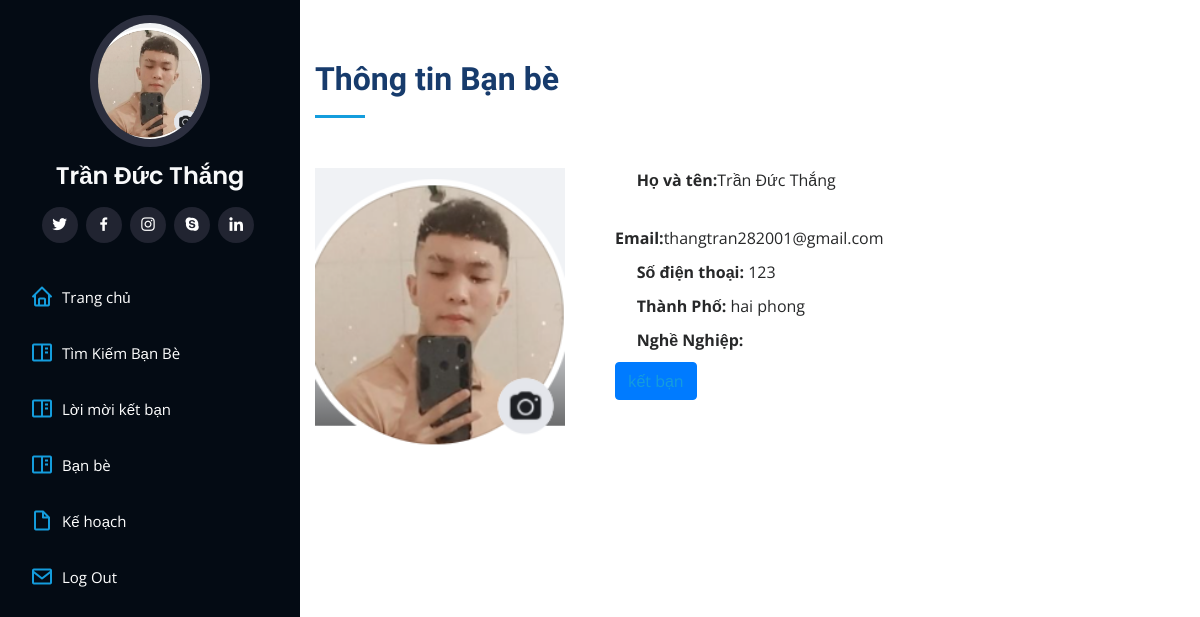
Page /friend.php?us_id=64 on the committed database.
### tables this page shows
CREATE TABLE `user` (
  `us_id` int(10) NOT NULL,
  `us_name` varchar(50) NOT NULL,
  `us_email` varchar(50) NOT NULL,
  `us_phone` varchar(20) NOT NULL,
  `us_city` varchar(50) NOT NULL,
  `us_career` varchar(50) NOT NULL,
  `us_resDate` date NOT NULL DEFAULT current_timestamp(),
  `avatar` varchar(255) DEFAULT NULL
);

### friend.php (the view, shortened to what this page needs)
<?php
$conn=mysqli_connect('localhost','root','','thicuoiki');
mysqli_set_charset($conn,"utf8");
if(isset($_GET['us_id'])) {
    $us_id = $_GET['us_id'];
$sql = "SELECT* from user WHERE us_id=$us_id";
$result = mysqli_query($conn,$sql);
}
if(mysqli_num_rows($result)>0){
    while($row = mysqli_fetch_assoc($result)){
?>
<!DOCTYPE html>
<html lang="en">
<head>
    <link href="assets/vendor/bootstrap/css/bootstrap.min.css" rel="stylesheet">
    <link href="assets/vendor/icofont/icofont.min.css" rel="stylesheet">
    <link href="assets/vendor/boxicons/css/boxicons.min.css" rel="stylesheet">
    <link href="assets/vendor/venobox/venobox.css" rel="stylesheet">
    <link href="assets/vendor/owl.carousel/assets/owl.carousel.min.css" rel="stylesheet">
    <link href="assets/vendor/aos/aos.css" rel="stylesheet">
    <link href="assets/css/style.css" rel="stylesheet">
</head>
<body>
    <header id="header">
        <div class="d-flex flex-column">
            <div class="profile">
                <img src="<?php echo $row['avatar']; ?> " alt="" class="img-fluid rounded-circle">
                <h1 class="text-light"><?php echo $row['us_name']; ?></h1>
                <div class="social-links mt-3 text-center">
                <a href="#" class="twitter"><i class="bx bxl-twitter"></i></a>
                    <a href="#" class="facebook"><i class="bx bxl-facebook"></i></a>
                    <a href="#" class="instagram"><i class="bx bxl-instagram"></i></a>
                    <a href="#" class="google-plus"><i class="bx bxl-skype"></i></a>
                    <a href="#" class="linkedin"><i class="bx bxl-linkedin"></i></a>
                </div>
            </div>
            <nav class="nav-menu">
                <ul>
                    <li class="active"><a href="index.php"><i class="bx bx-home"></i> <span>Trang chủ</span></a></li>
                    <li  class="active"><a href="search fr.php?us_id=<?php echo $row['us_id']; ?>"><i class="bx bx-book-content"></i>Tìm Kiếm Bạn Bè</a></li>
                    <li  class="active"><a href="kb.php"><i class="bx bx-book-content"></i>Lời mời kết bạn</a></li>
                    <li  class="active"><a href="list fr.php"><i class="bx bx-book-content"></i> Bạn bè</a></li>
                    <li  class="active"><a href="plan/plan.php"><i class="bx bx-file-blank"></i> <span>Kế hoạch</span></a></li>
                    <li  class="active"><a href="login.php"><i class="bx bx-envelope"></i>Log Out</a></li>
                </ul>
            </nav>
        </div>
    </header>
    <main id="main">
        <section id="about" class="about">
            <div class="container">
                <div class="section-title">
                    <h2>Thông tin Bạn bè</h2>
                </div>
                <div class="row">
                    <div class="col-lg-4" data-aos="fade-right">
                    <img  style = "width:250px" src="<?php echo $row['avatar']; ?>" alt="">
                    </div>
                    <div class="col-lg-8 pt-4 pt-lg-0 content "data-aos="fade-left">
                        <div class="row">
                            <div class="col-lg-6">
                                <ul>
                                    <li><i class="icofont-rounded-right"></i> <strong>Họ và tên:</strong><?php echo $row['us_name']; ?></li>
                                    <li><i class="icofont-rounded-right"></i> <strong>Email:</strong><?php echo $row['us_email']; ?></li>
                                    <li><i class="icofont-rounded-right"></i> <strong>Số điện thoại:</strong> <?php echo $row['us_phone']; ?></li>
                                    <li><i class="icofont-rounded-right"></i> <strong>Thành Phố:</strong> <?php echo $row['us_city']; ?></li>
                                    <li><i class="icofont-rounded-right"></i> <strong>Nghề Nghiệp:</strong><?php echo $row['us_career']; ?></li>
                                    <li><a href="process-send.php?us_id=<?php echo $row['us_id']; ?>"><button class="btn btn-primary">kết bạn</a></button></a><li>
                                </ul>
                                <?php
                                            }
                                     }
                                ?>
                            </div>
                            <div class="col-lg-6">
                            </div>
                        </div>
                    </div>
                </div>
            </div>
        </section>
    </main>
</body>
</html>

### assets/css/style.css (style rules this page uses)
body { font-family: "Open Sans", sans-serif; color: #272829; }
a { color: #149ddd; }
h1, h2, h3, h4, h5, h6 { font-family: "Raleway", sans-serif; }
#header { position: fixed; top: 0; left: 0; bottom: 0; width: 300px; transition: all ease-in-out 0.5s; z-index: 9997; transition: all 0.5s; padding: 0 15px; background: #040b14; overflow-y: auto; }
#header .profile img { margin: 15px auto; display: block; width: 120px; border: 8px solid #2c2f3f; }
#header .profile h1 { font-size: 24px; margin: 0; padding: 0; font-weight: 600; -moz-text-align-last: center; text-align-last: center; font-family: "Poppins", sans-serif; }
#header .profile .social-links a { font-size: 18px; display: inline-block; background: #212431; color: #fff; line-height: 1; padding: 8px 0; margin-right: 4px; border-radius: 50%; text-align: center; width: 36px; height: 36px; transition: 0.3s; }
#main { margin-left: 300px; }
.nav-menu { padding-top: 30px; }
.nav-menu * { margin: 0; padding: 0; list-style: none; }
.nav-menu>ul>li { position: relative; white-space: nowrap; }
.nav-menu a { display: flex; align-items: center; color: #a8a9b4; padding: 12px 15px; margin-bottom: 8px; transition: 0.3s; font-size: 15px; }
.nav-menu a i { font-size: 24px; padding-right: 8px; color: #6f7180; }
.nav-menu a:hover, .nav-menu .active>a, .nav-menu li:hover>a { text-decoration: none; color: #fff; }
.nav-menu a:hover i, .nav-menu .active>a i, .nav-menu li:hover>a i { color: #149ddd; }
section { padding: 60px 0; overflow: hidden; }
.section-title { padding-bottom: 30px; }
.section-title h2 { font-size: 32px; font-weight: bold; margin-bottom: 20px; padding-bottom: 20px; position: relative; color: #173b6c; }
.section-title h2::after { content: ''; position: absolute; display: block; width: 50px; height: 3px; background: #149ddd; bottom: 0; left: 0; }
.about .content ul { list-style: none; padding: 0; }
.about .content ul li { padding-bottom: 10px; }
.about .content ul i { font-size: 20px; padding-right: 2px; color: #149ddd; }

### rows in the picture
user: avatar (placeholder picture), us_name "Trần Đức Thắng", us_email "thangtran282001@gmail.com", us_phone "123", us_city "hai phong"
